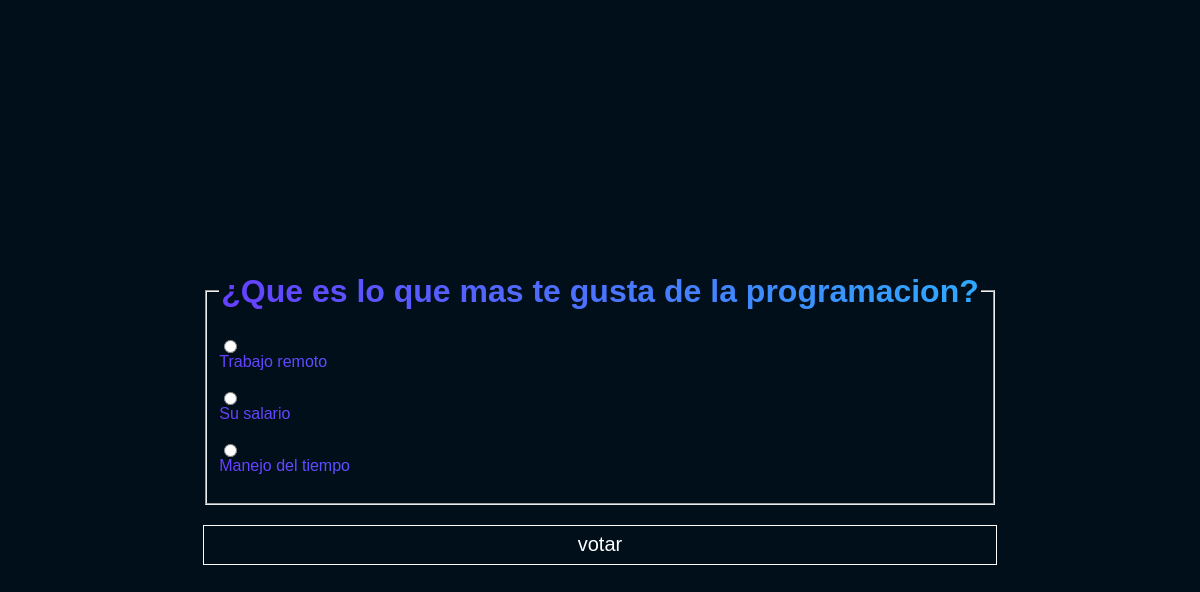
Page /polls/6/detail/estaeslamejorpagina on the committed database.
### polls/models.py (models this page shows, shortened)
class Question(models.Model): #preguntas(tablas)
    question_text = models.CharField(max_length=200)  #atributos(opp) o columnas(database)
    pub_date = models.DateTimeField("date published")

class choice(models.Model):  #respuestas
    question = models.ForeignKey(Question, on_delete=models.CASCADE)
    choice_text = models.CharField(max_length=200)
    votes = models.IntegerField(default= 0)

### polls/views.py (the view)
# urls.py: path("<int:pk>/detail/estaeslamejorpagina", views.Detailview.as_view(), name="detail"),
class Detailview(generic.DetailView):
    model = Question
    template_name ="polls/detail.html"

### polls/templates/polls/detail.html (shortened to what this page needs)
{% load static %}
<!DOCTYPE html>
<html lang="en">
  <head>
    <link rel="stylesheet" href="{% static 'polls/style.css' %}" />
    <link rel="stylesheet" href="{% static 'polls/detail.css' %}" />
  </head>
  <body>
    <form action="{% url 'polls:vote' question.id %}" method="post">
      <fieldset>
        <legend><h1>{{ question.question_text }}</h1></legend>
         {% for choice in question.choice_set.all %}
        <input
          type="radio"
          name="choice"
          id="choice{{ forloop.counter}}"
          value="{{choice.id}}"
        />
        <label for="choice{{ forloop.counter }}">
          {{ choice.choice_text }}
        </label>
        <br />
        {% endfor %}
      </fieldset>
      <input type="submit" value="votar" />
    </form>
  </body>
</html>

### polls/static/polls/style.css (style rules this page uses)
body { display: flex; align-items: center; justify-content: space-between; flex-direction: column; height: 100vh; background: hsl(204 100% 5%); font-family: Arial, Helvetica, sans-serif; }

### polls/static/polls/detail.css (style rules this page uses)
body { display: flex; align-items: center; justify-content: center; }
form { background: linear-gradient( to right, rgb(103, 61, 255), hsl(204 100% 59%) ); -webkit-background-clip: text; -webkit-text-fill-color: transparent; text-align: center; }
fieldset { display: flex; align-items: flex-start; justify-content: center; flex-direction: column; }
input[type="submit"] { width: 100%; height: 40px; margin-top: 20px; -webkit-text-fill-color: white; background: hsl(204 100% 5%); border: 1px solid white; font-size: 20px; }

### rows in the picture
Question: question_text "¿Que es lo que mas te gusta de la programacion?"
choice: choice_text "Trabajo remoto"
choice: choice_text "Su salario"
choice: choice_text "Manejo del tiempo"
